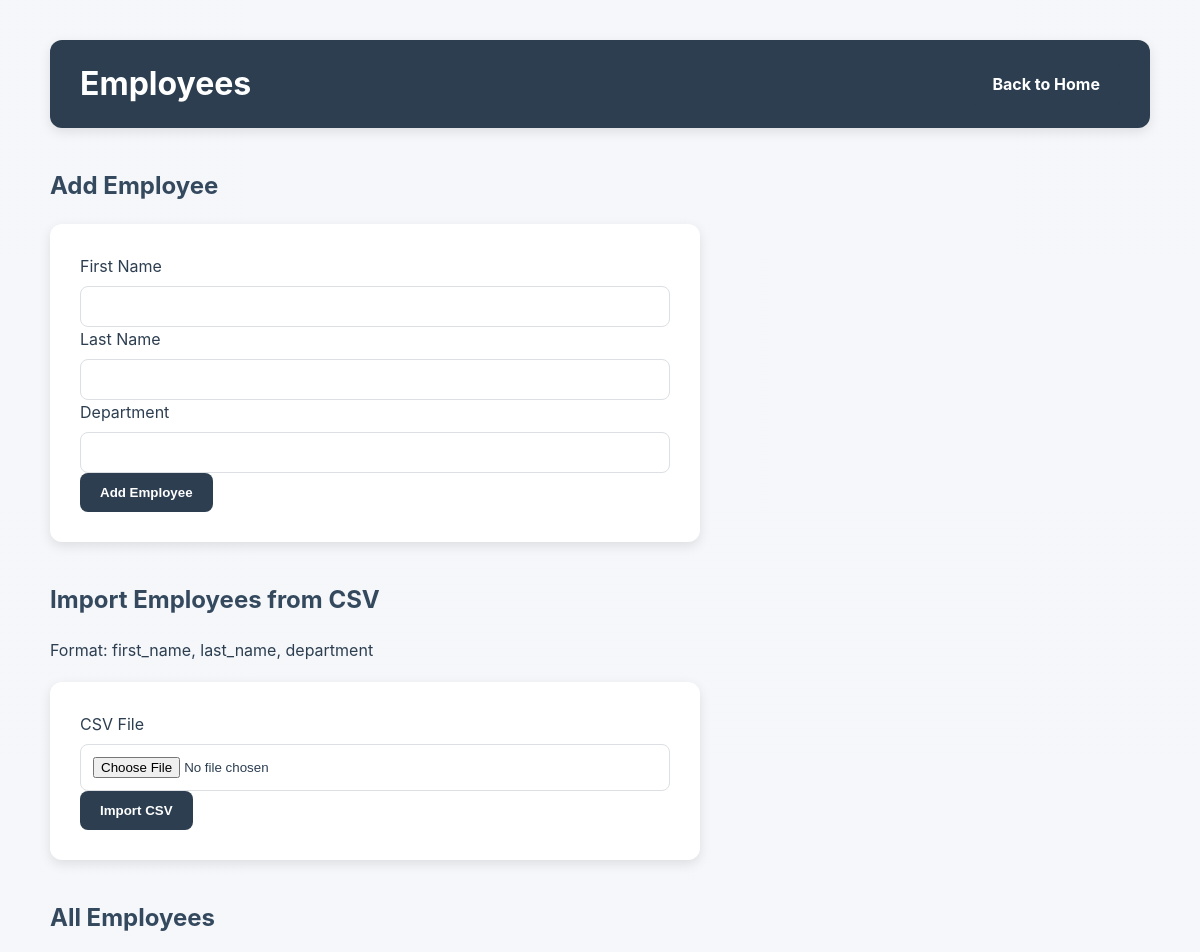
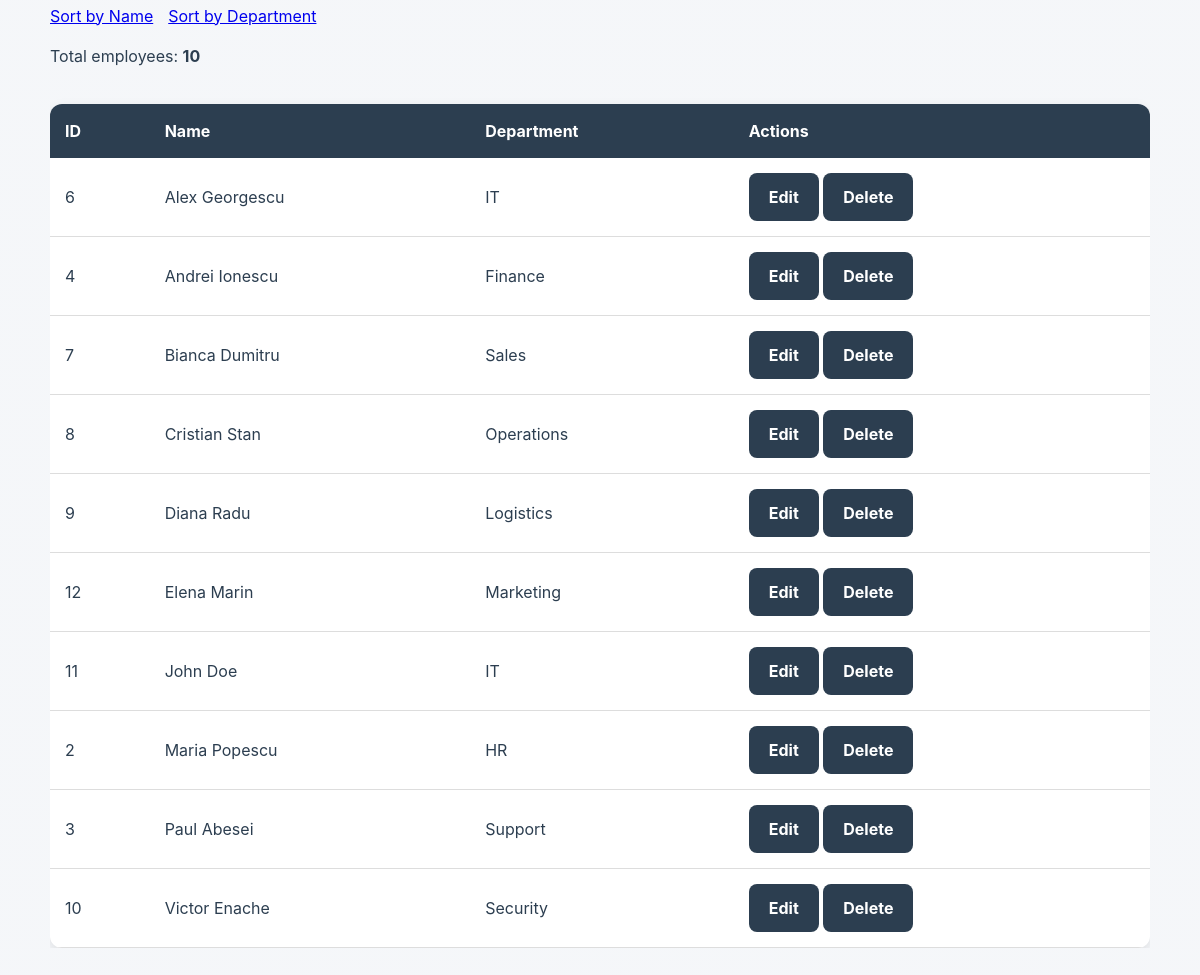
The app's page /employees/add with its own data (2 pictures, top to bottom).
### tables this page shows
CREATE TABLE employees (
                id INTEGER PRIMARY KEY AUTOINCREMENT,
                first_name TEXT NOT NULL,
                last_name TEXT NOT NULL,
                department TEXT
            );

### routes/employees.py (the view, shortened to what this page needs)
    @app.route("/employees/add", methods=["GET", "POST"])
    def add_employee_route() -> str | Response:
        sort_by = request.args.get("sort", "name")
        employees = get_all_employees_list(sort_by)
        return render_template(
            "employees/add.html",
            employees=employees
        )

### services/add_employees.py (called while the page is built)
def get_all_employees_list(
    sort_by: str = "name"
) -> list[sqlite3.Row]:
    allowed_sort = {
        "name": "first_name",
        "department": "department"
    }
    sort_column = allowed_sort.get(sort_by, "first_name")
    query = f"""
        SELECT *
        FROM employees
        ORDER BY {sort_column}
    """
    with sqlite3.connect(DB_PATH) as conn:
        conn.row_factory = sqlite3.Row
        cursor = conn.cursor()
        cursor.execute(query)
        return cursor.fetchall()

### templates/employees/add.html (shortened to what this page needs)
<!DOCTYPE html>
<html lang="en">
<head>
    <link rel="stylesheet"
          href="{{ url_for('static', filename='style.css') }}">
</head>
<body>
<div class="container">
    <div class="page-header">
        <h1>Employees</h1>
        <div class="header-buttons">
            <a href="{{ url_for('home') }}"
               class="btn">
                Back to Home
            </a>
        </div>
    </div>
    <section class="content-section">
        <h2>Add Employee</h2>
        <form method="POST">
            <div class="form-group">
                <label for="first_name">
                    First Name
                </label>
                <input type="text"
                       id="first_name"
                       name="first_name"
                       required>
            </div>
            <div class="form-group">
                <label for="last_name">
                    Last Name
                </label>
                <input type="text"
                       id="last_name"
                       name="last_name"
                       required>
            </div>
            <div class="form-group">
                <label for="department">
                    Department
                </label>
                <input type="text"
                       id="department"
                       name="department">
            </div>
            <button type="submit"
                    name="add_employee">
                Add Employee
            </button>
        </form>
    </section>
    <section class="content-section">
        <h2>Import Employees from CSV</h2>
        <p>
            Format:
            first_name, last_name, department
        </p>
        <form method="POST"
              enctype="multipart/form-data">
            <div class="form-group">
                <label for="csv_file">
                    CSV File
                </label>
                <input type="file"
                       id="csv_file"
                       name="csv_file"
                       accept=".csv"
                       required>
            </div>
            <button type="submit"
                    name="import_csv">
                Import CSV
            </button>
        </form>
    </section>
    <section class="content-section">
        <p>
            <h2>All Employees</h2>
            <div class="header-buttons">
                <a href="{{ url_for('add_employee_route', sort='name') }}"
                   >
                    Sort by Name
                </a>
                <a href="{{ url_for('add_employee_route', sort='department') }}"
                   >
                    Sort by Department
                </a>
            </div>
        </p>
        <p>
            Total employees:
            <strong>{{ employees|length }}</strong>
        </p>
        {% if employees %}
            <div class="table-wrapper">
                <table>
                    <thead>
                        <tr>
                            <th>ID</th>
                            <th>Name</th>
                            <th>Department</th>
                            <th>Actions</th>
                        </tr>
                    </thead>
                    <tbody>
                        {% for employee in employees %}
                        <tr>
                            <td>
                                {{ employee["id"] }}
                            </td>
                            <td>
                                {{ employee["first_name"] }}
                                {{ employee["last_name"] }}
                            </td>
                            <td>
                                {{ employee["department"] or "-" }}
                            </td>
                            <td>
                                <div class="action-links">
                                    <a href="{{ url_for('edit_employee', employee_id=employee['id']) }}"
                                       class="btn btn-small">
                                        Edit
                                    </a>
                                    <a href="{{ url_for('delete_employee_route', employee_id=employee['id']) }}"
                                       class="btn btn-small"
                                       onclick="return confirm('Delete this employee?')">
                                        Delete
                                    </a>
                                </div>
                            </td>
                        </tr>
                        {% endfor %}
                    </tbody>
                </table>
            </div>
        {% else %}
            <p>
                No employees found.
            </p>
        {% endif %}
    </section>
</div>
</body>
</html>

### design/style.css (style rules this page uses)
:root { --color-primary: #2c3e50; --color-primary-light: #34495e; --color-background: #f4f6f9; --color-surface: #ffffff; --color-border: #dcdfe3; --color-success-bg: #d4edda; --color-success-text: #155724; --color-error-bg: #f8d7da; --color-error-text: #721c24; --color-warning-bg: #fff3cd; --color-warning-text: #856404; --shadow-sm: 0 2px 8px rgba(0, 0, 0, 0.08); --shadow-md: 0 4px 12px rgba(0, 0, 0, 0.10); --radius-sm: 8px; --radius-md: 12px; --transition-fast: 0.2s ease; }
* { box-sizing: border-box; }
body { font-family: Inter, -apple-system, BlinkMacSystemFont, "Segoe UI", sans-serif; line-height: 1.5; background-image: linear-gradient( rgba(244, 246, 249, 0.92), rgba(244, 246, 249, 0.92) ), url("https://images.unsplash.com/photo-1497366754035-f200968a6e72?q=80&w=1600&auto=format&fit=crop"); background-size: cover; background-position: center; background-attachment: fixed; margin: 0; padding: 40px; color: var(--color-primary); }
.container { max-width: 1100px; margin: auto; }
h1 { color: var(--color-primary); margin-bottom: 10px; }
h2 { color: var(--color-primary-light); margin-top: 40px; }
.btn, button { display: inline-block; background-color: var(--color-primary); color: white; padding: 12px 20px; border: none; border-radius: var(--radius-sm); text-decoration: none; font-weight: bold; cursor: pointer; transition: background-color var(--transition-fast), transform var(--transition-fast), box-shadow var(--transition-fast); }
form { background: var(--color-surface); padding: 30px; border-radius: var(--radius-md); box-shadow: var(--shadow-md); margin-top: 20px; max-width: 650px; }
input, select { width: 100%; padding: 12px; border: 1px solid var(--color-border); border-radius: var(--radius-sm); margin-top: 8px; box-sizing: border-box; transition: border-color var(--transition-fast), box-shadow var(--transition-fast); }
.table-wrapper { overflow-x: auto; }
table { width: 100%; border-collapse: collapse; background: var(--color-surface); border-radius: var(--radius-md); overflow: hidden; box-shadow: var(--shadow-md); margin-top: 20px; }
table th { background-color: var(--color-primary); color: white; padding: 15px; text-align: left; }
table td { padding: 15px; border-bottom: 1px solid #ddd; }
.page-header { display: flex; justify-content: space-between; align-items: center; gap: 20px; margin-bottom: 30px; background-color: var(--color-primary); padding: 20px 30px; border-radius: var(--radius-md); box-shadow: var(--shadow-md); }
.page-header h1 { margin: 0; color: white; }
.header-buttons { display: flex; gap: 15px; flex-wrap: wrap; }

### records on screen
employees: id "6", first_name "Alex", last_name "Georgescu", department "IT"
employees: id "4", first_name "Andrei", last_name "Ionescu", department "Finance"
employees: id "7", first_name "Bianca", last_name "Dumitru", department "Sales"
employees: id "8", first_name "Cristian", last_name "Stan", department "Operations"
employees: id "9", first_name "Diana", last_name "Radu", department "Logistics"
employees: id "12", first_name "Elena", last_name "Marin", department "Marketing"
employees: id "11", first_name "John", last_name "Doe", department "IT"
employees: id "2", first_name "Maria", last_name "Popescu", department "HR"
employees: id "3", first_name "Paul", last_name "Abesei", department "Support"
employees: id "10", first_name "Victor", last_name "Enache", department "Security"

### other values on screen
{{ employees|length }} "10"
